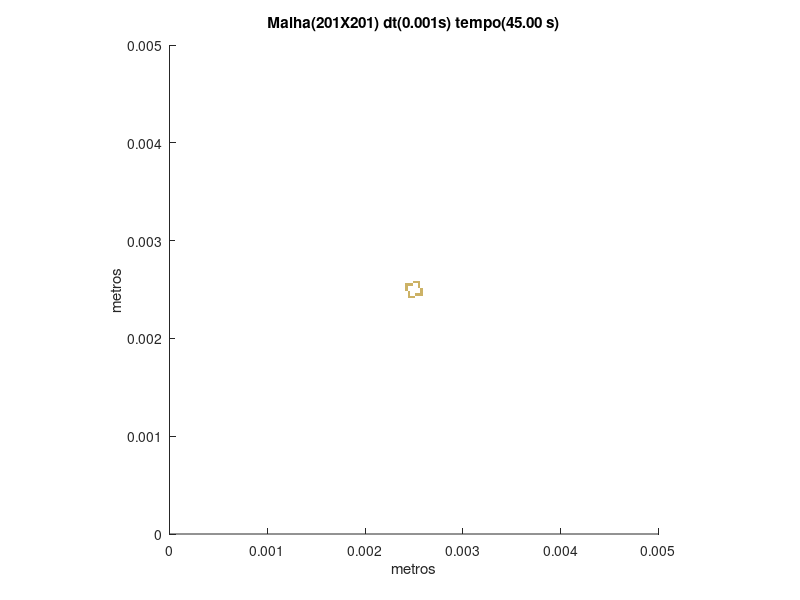

Recreate this plot in MATLAB.
set (gca,'PlotBoxAspectRatio',[1 1 1],'Xlim',[0,0.005],'Ylim',[0,0.005])
hold on
title('Malha(201X201) dt(0.001s) tempo(45.00 s)')
hold on
ylabel('metros')
hold on
xlabel('metros')
hold on

fill([0.00243781094527363 0.00243781094527363 0.00246268656716418 0.00246268656716418],[0.00241293532338308 0.00243781094527363 0.00243781094527363 0.00241293532338308],[0.8,0.7,0.4],'LineStyle','none')

fill([0.00246268656716418 0.00246268656716418 0.00248756218905473 0.00248756218905473],[0.00241293532338308 0.00243781094527363 0.00243781094527363 0.00241293532338308],[0.8,0.7,0.4],'LineStyle','none')

fill([0.00248756218905473 0.00248756218905473 0.00251243781094527 0.00251243781094527],[0.00241293532338308 0.00243781094527363 0.00243781094527363 0.00241293532338308],[0.8,0.7,0.4],'LineStyle','none')

fill([0.00243781094527363 0.00243781094527363 0.00246268656716418 0.00246268656716418],[0.00243781094527363 0.00246268656716418 0.00246268656716418 0.00243781094527363],[0.8,0.7,0.4],'LineStyle','none')

fill([0.00251243781094527 0.00251243781094527 0.00253731343283582 0.00253731343283582],[0.00243781094527363 0.00246268656716418 0.00246268656716418 0.00243781094527363],[0.8,0.7,0.4],'LineStyle','none')

fill([0.00253731343283582 0.00253731343283582 0.00256218905472637 0.00256218905472637],[0.00243781094527363 0.00246268656716418 0.00246268656716418 0.00243781094527363],[0.8,0.7,0.4],'LineStyle','none')

fill([0.00256218905472637 0.00256218905472637 0.00258706467661692 0.00258706467661692],[0.00243781094527363 0.00246268656716418 0.00246268656716418 0.00243781094527363],[0.8,0.7,0.4],'LineStyle','none')

fill([0.00243781094527363 0.00243781094527363 0.00246268656716418 0.00246268656716418],[0.00246268656716418 0.00248756218905473 0.00248756218905473 0.00246268656716418],[0.8,0.7,0.4],'LineStyle','none')

fill([0.00256218905472637 0.00256218905472637 0.00258706467661692 0.00258706467661692],[0.00246268656716418 0.00248756218905473 0.00248756218905473 0.00246268656716418],[0.8,0.7,0.4],'LineStyle','none')

fill([0.00241293532338308 0.00241293532338308 0.00243781094527363 0.00243781094527363],[0.00248756218905473 0.00251243781094527 0.00251243781094527 0.00248756218905473],[0.8,0.7,0.4],'LineStyle','none')

fill([0.00256218905472637 0.00256218905472637 0.00258706467661692 0.00258706467661692],[0.00248756218905473 0.00251243781094527 0.00251243781094527 0.00248756218905473],[0.8,0.7,0.4],'LineStyle','none')

fill([0.00241293532338308 0.00241293532338308 0.00243781094527363 0.00243781094527363],[0.00251243781094527 0.00253731343283582 0.00253731343283582 0.00251243781094527],[0.8,0.7,0.4],'LineStyle','none')

fill([0.00253731343283582 0.00253731343283582 0.00256218905472637 0.00256218905472637],[0.00251243781094527 0.00253731343283582 0.00253731343283582 0.00251243781094527],[0.8,0.7,0.4],'LineStyle','none')

fill([0.00241293532338308 0.00241293532338308 0.00243781094527363 0.00243781094527363],[0.00253731343283582 0.00256218905472637 0.00256218905472637 0.00253731343283582],[0.8,0.7,0.4],'LineStyle','none')

fill([0.00243781094527363 0.00243781094527363 0.00246268656716418 0.00246268656716418],[0.00253731343283582 0.00256218905472637 0.00256218905472637 0.00253731343283582],[0.8,0.7,0.4],'LineStyle','none')

fill([0.00246268656716418 0.00246268656716418 0.00248756218905473 0.00248756218905473],[0.00253731343283582 0.00256218905472637 0.00256218905472637 0.00253731343283582],[0.8,0.7,0.4],'LineStyle','none')

fill([0.00253731343283582 0.00253731343283582 0.00256218905472637 0.00256218905472637],[0.00253731343283582 0.00256218905472637 0.00256218905472637 0.00253731343283582],[0.8,0.7,0.4],'LineStyle','none')

fill([0.00248756218905473 0.00248756218905473 0.00251243781094527 0.00251243781094527],[0.00256218905472637 0.00258706467661692 0.00258706467661692 0.00256218905472637],[0.8,0.7,0.4],'LineStyle','none')

fill([0.00251243781094527 0.00251243781094527 0.00253731343283582 0.00253731343283582],[0.00256218905472637 0.00258706467661692 0.00258706467661692 0.00256218905472637],[0.8,0.7,0.4],'LineStyle','none')

fill([0.00253731343283582 0.00253731343283582 0.00256218905472637 0.00256218905472637],[0.00256218905472637 0.00258706467661692 0.00258706467661692 0.00256218905472637],[0.8,0.7,0.4],'LineStyle','none')
